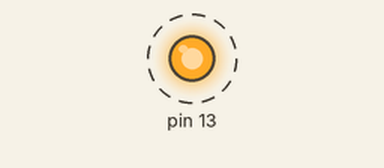
This sketch was run on a simulated Arduino Uno, built with avr-gcc and run on an emulated ATmega328P. On the bench: output pins drawn as LEDs (lit = HIGH). Dashed ring = blinking. No radio packets arrive unless stated; what the sketch prints to the serial monitor is not drawn.

Above: at 0.07 s.
Timing chart, 0 to 3.0 s (numbered marks = the images above):
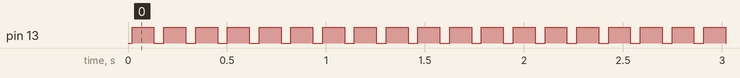

The sketch:

TX.ino
```cpp
#include <LoRa.h>

#define BAND 433E6
#define SERIAL_RATE 9600

class LED{
  private:
    int myPin;
  public:
    LED(int pin){
      pinMode(pin,OUTPUT);
      myPin = pin;
    }
    void on(){
      digitalWrite(myPin,1);
    }
    void off(){
      digitalWrite(myPin,0);
    }
};

int counter = 0;
int delayTime = 100;
LED led = LED(13);

void setup() {
  Serial.begin(SERIAL_RATE);
  Serial.println("Hello Arduino Lora Sender");
  if (!LoRa.begin(BAND)){
    Serial.println("LoRa Initialization failed:");
    while(1);
  }
  LoRa.setSpreadingFactor(7);
  LoRa.setTxPower(20);
  Serial.println("LoRa initialization successful");
}

void loop() {
  led.on();
  Serial.print("Sending packet: ");
  Serial.println(counter);

  LoRa.beginPacket();
  LoRa.print(counter);
  LoRa.print(" abababababababababababababababababababababababababababababab");
  LoRa.endPacket();
  counter++;

  delay(delayTime/2);
  led.off();
  delay(delayTime/2);
}
```

Measured:
- by itself, pin 13: alternates HIGH for 0.11 s and LOW for 0.05 s
